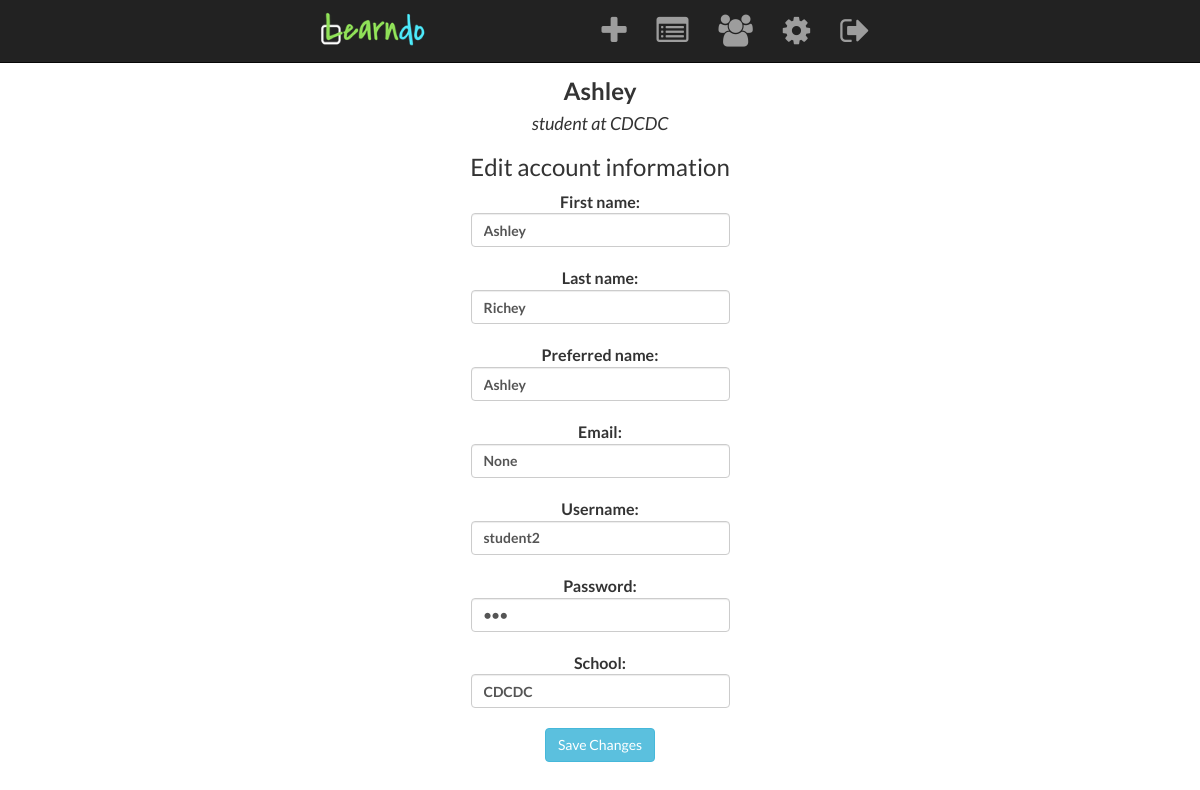
Screenshot of /profile/3 (signed in) with the database file from the repository.
### model.py (models this page shows, shortened)
class User(db.Model):
    __tablename__ = "users"
    user_id = db.Column(db.Integer, autoincrement=True, primary_key=True)
    is_teacher = db.Column(db.Boolean, nullable=False)
    username = db.Column(db.Integer, nullable=False, unique=True)
    password = db.Column(db.String(16), nullable=False)
    email = db.Column(db.String(64), nullable=True)
    first_name = db.Column(db.String(32), nullable=False)
    last_name = db.Column(db.String(32), nullable=True)
    display_name = db.Column(db.String(32), nullable=True)
    school = db.Column(db.String(64), nullable=True)
    classes = db.relationship("Class",
                             secondary='usersclasses',
                             backref="users")
    tasks = db.relationship('Task', backref='user')
    assignments = db.relationship('Assignment', backref='user')

### server.py (the view)
@app.route('/profile/<int:user_id>')
def load_profile(user_id):
    user = User.query.get(user_id)
    if user.is_teacher:
        acct_type = 'teacher'
    else:
        acct_type = 'student'
    my_classes = []
    for each_class in user.classes:
        my_classes.append(each_class.class_name)
    if access_profile(user_id) == True:
        return render_template("profile.html", user=user, my_classes=my_classes, acct_type=acct_type)
    else:
        flash("You do not have access to that page.")
        return redirect("/")

### helper.py (called while the page is built)
def list_teachers(student_id):
    student = User.query.get(student_id)
    teachers = []
    if student.is_teacher == 0:
        for each_class in student.classes:
            for user in each_class.users:
                if user.is_teacher == 1:
                    teachers.append(user.user_id)
    return teachers

def access_profile(user_id):
    user = User.query.get(user_id)
    teachers = list_teachers(user_id)
    if session['user_id'] == user_id:
        return True
    else:
        for teacher_id in teachers:
            if session['user_id'] == teacher_id:
                return True
            else:
                return False

### templates/profile.html (shortened to what this page needs)
{% extends 'base.html' %}
{% block content %}
<div class="center-col text-center">
<h3><b>{{ user.display_name }}</b></h3>
<h4><i>{{ acct_type }} at {{ user.school }}</i></h4>
<h3>Edit account information</h3>
<form action="/edit_profile" method="POST">
    <div class="form-group">
        <label>
            First name:
            <input type="text" class="form-control" name="first" value="{{ user.first_name }}" size="30" required>
        </label>
    </div>
    <div class="form-group">
        <label>
            Last name:
            <input type="text" class="form-control" name="last" value="{{ user.last_name }}" size="30" required>
        </label>
    </div>
    <div class="form-group">
        <label>
            Preferred name:
            <input type="text" class="form-control" name="preferred" size="30" value="{{ user.display_name }}" >
        </label>
    </div>
    <div class="form-group">
        <label>
            Email:
            <input type="text" class="form-control" name="email" size="30" value="{{ user.email }}">
        </label>
    </div>
    <div class="form-group">
        <label>
            Username:
            <input type="text" class="form-control" name="username" size="30" value="{{ user.username}}" required>
        </label>
    </div>
    <div class="form-group">
        <label>
            Password:
            <input type="password" class="form-control" name="password" size="30" value="{{ user.password }}" required>
        </label>
    </div>
    <div class="form-group">
        <label>
            School:
            <input type="text" class="form-control" name="school" size="30" value="{{ user.school }}" required>
        </label>
    </div>
    <div>
        <input type="submit" class="btn btn-info" value="Save Changes">
    </div>
</form>
</div>
<br><br>
{% endblock %}

### templates/base.html (style rules this page uses)
body { font-family: "Lato", "Verdana", sans-serif; margin-top: 58px; font-size: 1.6em; }
.center-col { width: 330px; margin: 0 auto; }

### rows the page displays
User: display_name "Ashley", school "CDCDC", first "Ashley", last "Richey", preferred "Ashley", email "None", username "student2"

### other values shown
{{ acct_type }} "student"
